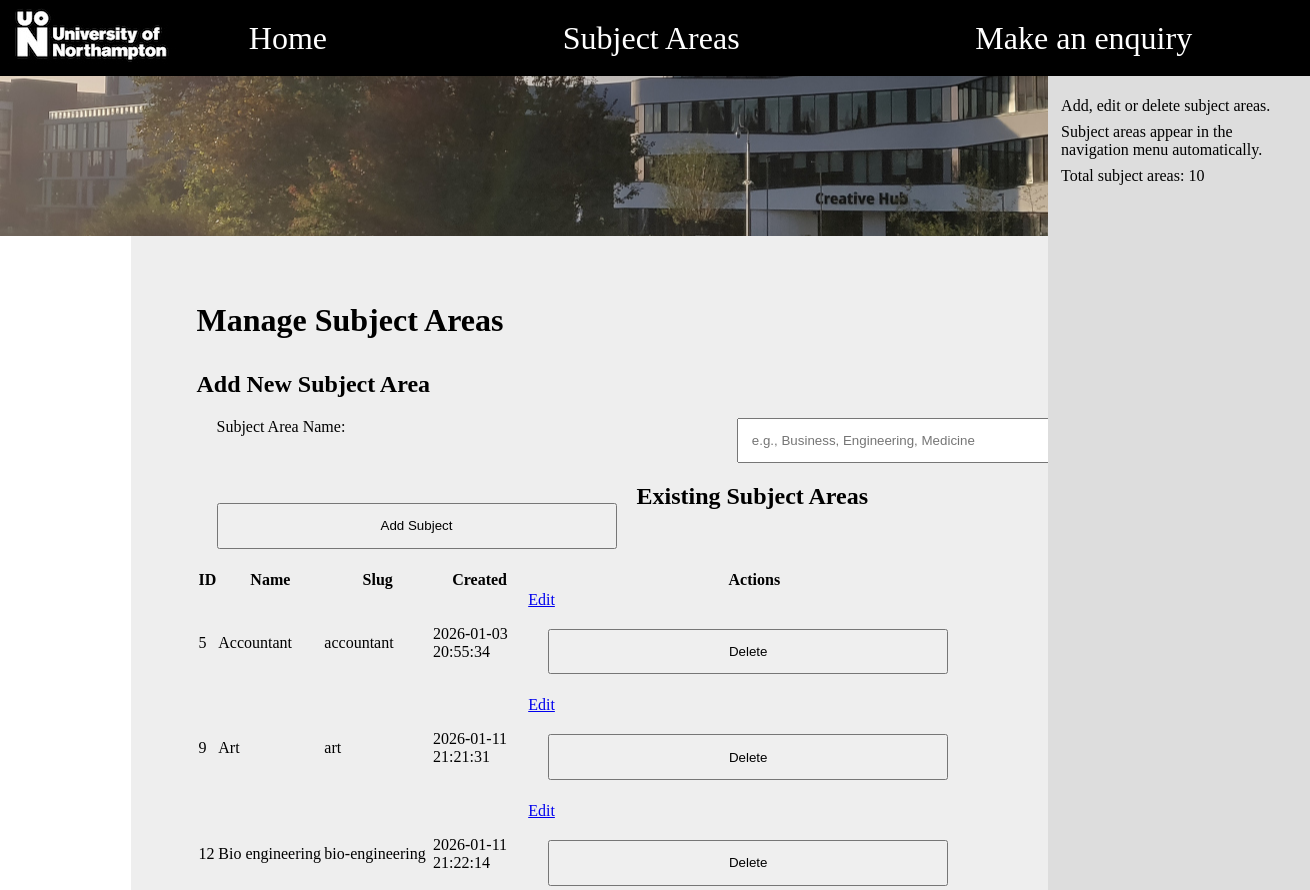
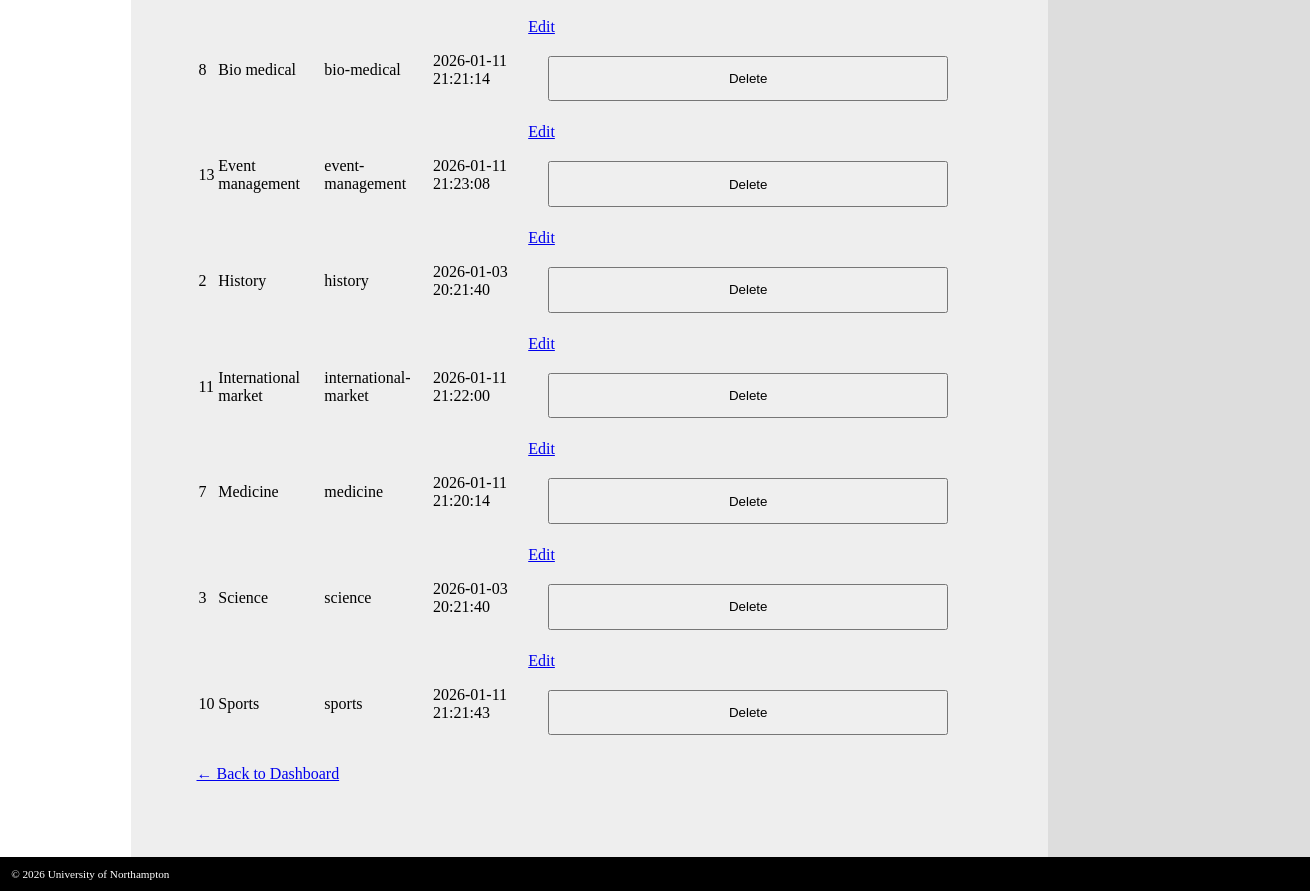
The app's page /default/public/admin/subjects.php (signed in) with its own data (2 pictures, top to bottom).
### tables this page shows
CREATE TABLE `subject_areas` (
  `id` int(11) NOT NULL AUTO_INCREMENT,
  `name` varchar(100) NOT NULL,
  `slug` varchar(100) NOT NULL,
  `created_at` timestamp NULL DEFAULT current_timestamp(),
  PRIMARY KEY (`id`)
);

### default/public/admin/subjects.php (the view, shortened to what this page needs)
<?php
require_once '../includes/database.php';
$edit_id = isset($_GET['edit']) ? (int)$_GET['edit'] : 0;
$stmt = $pdo->prepare('SELECT * FROM subject_areas ORDER BY name');
$stmt->execute();
$subjects = $stmt->fetchAll();
?>
<!doctype html>
<html>
<head>
    <link rel="stylesheet" href="../uon.css" />
</head>
<body>
    <header>
        <img src="../logo.jpg" alt="logo" />
        <ul>
            <li><a href="../index.php">Home</a></li>
            <li>Subject Areas
            </li>
            <li><a href="../enquiry.php">Make an enquiry</a></li>
        </ul>
    </header>
    <section></section>
    <main>
        <h1>Manage Subject Areas</h1>
        <h2>Add New Subject Area</h2>
        <form action="" method="POST">
            <label>Subject Area Name:</label>
            <input type="text" name="name" required placeholder="e.g., Business, Engineering, Medicine" />
            <input type="submit" name="submit" value="Add Subject" />
        </form>
        <h2>Existing Subject Areas</h2>
        <?php if (count($subjects) > 0): ?>
            <table class="admin-table">
                <thead>
                    <tr>
                        <th>ID</th>
                        <th>Name</th>
                        <th>Slug</th>
                        <th>Created</th>
                        <th>Actions</th>
                    </tr>
                </thead>
                <tbody>
                    <?php foreach ($subjects as $subject): ?>
                    <tr>
                        <td data-label="ID"><?php echo $subject['id']; ?></td>
                        <td data-label="Name">
                            <?php if ($edit_id == $subject['id']): ?>
                                <form action="" method="POST">
                                    <input type="hidden" name="id" value="<?php echo $subject['id']; ?>" />
                                    <input type="text" name="name"
                                           value="<?php echo htmlspecialchars($subject['name']); ?>"
                                           required />
                                    <input type="submit" name="submit" value="Update Subject" />
                                    <a href="subjects.php">Cancel</a>
                                </form>
                            <?php else: ?>
                                <?php echo htmlspecialchars($subject['name']); ?>
                            <?php endif; ?>
                        </td>
                        <td data-label="Slug"><?php echo $subject['slug']; ?></td>
                        <td data-label="Created"><?php echo $subject['created_at']; ?></td>
                        <td>
                            <?php if ($edit_id != $subject['id']): ?>
                                <a href="subjects.php?edit=<?php echo $subject['id']; ?>">Edit</a>
                            <?php endif; ?>
                            <form action="" method="POST" style="display: inline;">
                                <input type="submit" value="Delete"
                                       onclick="return confirm('Delete <?php echo htmlspecialchars($subject['name']); ?>?');" />
                            </form>
                        </td>
                    </tr>
                    <?php endforeach; ?>
                </tbody>
            </table>
        <?php else: ?>
            <p>No subject areas found. Add one above.</p>
        <?php endif; ?>
        <p><a href="index.php">← Back to Dashboard</a></p>
    </main>
    <aside>
        <p>Add, edit or delete subject areas.</p>
        <p>Subject areas appear in the navigation menu automatically.</p>
        <p>Total subject areas: <?php echo count($subjects); ?></p>
    </aside>
    <footer>
        &copy; <?php echo date('Y'); ?> University of Northampton
    </footer>
</body>
</html>

### default/public/uon.css (style rules this page uses)
* { margin: 0; padding: 0; }
body { background-color: white; font-family: 'Oxygen-Regular'; display: grid; grid-template-columns: 10% 70% 20%; grid-template-rows: auto; grid-template-areas: "header header header" "img img aside" ". main aside" "footer footer footer"; }
body > section { grid-area: img; height: 20vh; background-image: url(uni.jpg); background-position: center center; }
header a { color: white; text-decoration: none; }
main { min-height: 20vh; grid-area: main; padding: 5vw; background-color: #eee; }
header { background-color: black; grid-area: header; }
aside { background-color: #ddd; min-height: 20px; grid-area: aside; padding: 1vw; }
footer { color: white; padding: 1em; background-color: black; font-size: 0.7em; grid-area: footer; }
header { display: grid; grid-template-columns: 10% 90%; }
header ul { align-self: center; display: grid; grid-template-columns: auto auto auto; grid-template-rows: auto; color: white; list-style-type: none; }
header > ul > li { font-size: 2em; cursor: pointer; text-align: center; }
h1 { font-weight: bold; margin-bottom: 1em; }
p { margin-top: 0.5em; margin-bottom: 0.5em; }
form { display: block; width: 70em }
form input, form select { padding: 1em }
form input, form label, form select, form textarea { float: left; width: 30em; margin: 20px }
form label { clear: left }

### records on screen
subject_areas: id "5", name "Accountant", slug "accountant", created_at "2026-01-03 20:55:34"
subject_areas: id "9", name "Art", slug "art", created_at "2026-01-11 21:21:31"
subject_areas: id "12", name "Bio engineering", slug "bio-engineering", created_at "2026-01-11 21:22:14"
subject_areas: id "8", name "Bio medical", slug "bio-medical", created_at "2026-01-11 21:21:14"
subject_areas: id "13", name "Event management", slug "event-management", created_at "2026-01-11 21:23:08"
subject_areas: id "2", name "History", slug "history", created_at "2026-01-03 20:21:40"
subject_areas: id "11", name "International market", slug "international-market", created_at "2026-01-11 21:22:00"
subject_areas: id "7", name "Medicine", slug "medicine", created_at "2026-01-11 21:20:14"
subject_areas: id "3", name "Science", slug "science", created_at "2026-01-03 20:21:40"
subject_areas: id "10", name "Sports", slug "sports", created_at "2026-01-11 21:21:43"

### other values on screen
count($subjects) "10"
